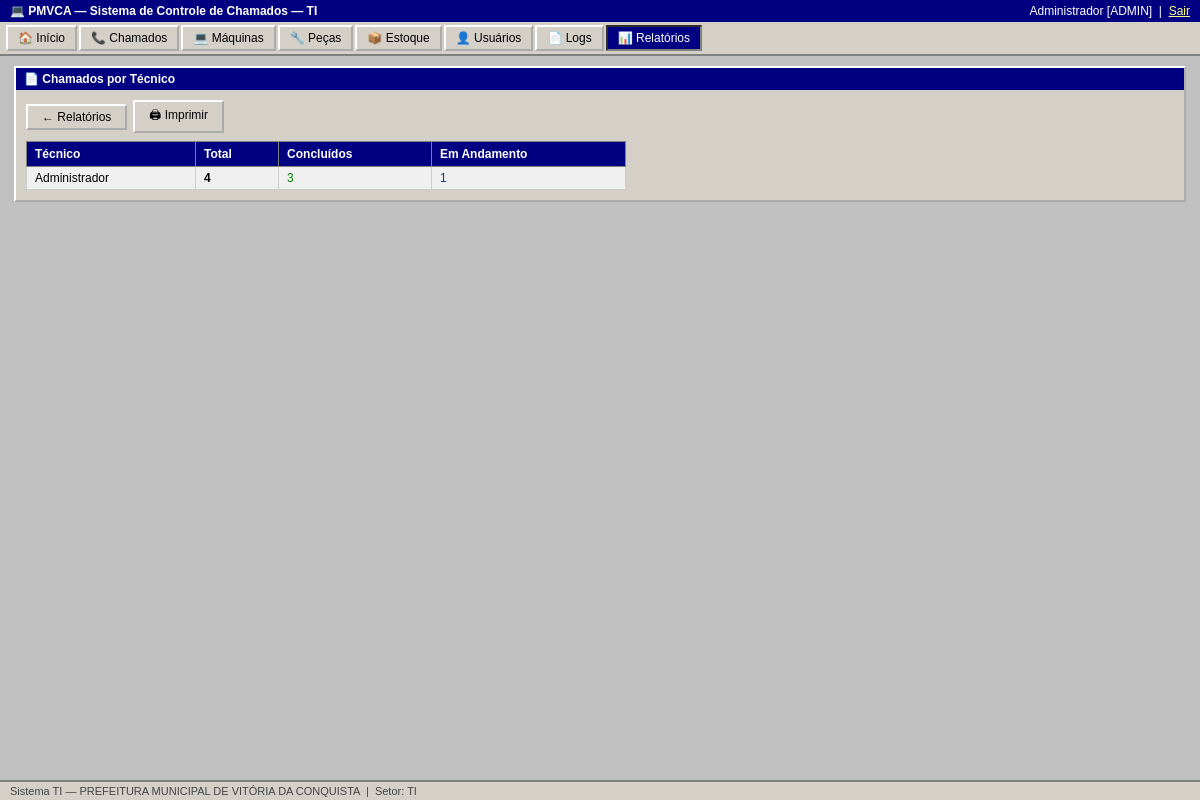
The page /relatorios/por_tecnico (signed in) on the database its author committed.
### tables this page shows
CREATE TABLE usuarios (
        id INTEGER PRIMARY KEY AUTOINCREMENT,
        nome TEXT NOT NULL, cpf TEXT UNIQUE NOT NULL, senha TEXT NOT NULL,
        perfil TEXT NOT NULL DEFAULT 'usuario', setor TEXT NOT NULL,
        ativo INTEGER NOT NULL DEFAULT 1, criado_em TEXT NOT NULL);

### app.py (the view)
@app.route('/relatorios/por_tecnico')
@login_required
def rel_por_tecnico():
    conn = get_db()
    rows = conn.execute("""SELECT t.nome as tecnico_nome, COUNT(*) as total,
        SUM(CASE WHEN c.status='concluido' THEN 1 ELSE 0 END) as concluidos,
        SUM(CASE WHEN c.status='em_andamento' THEN 1 ELSE 0 END) as em_andamento
        FROM chamados c LEFT JOIN usuarios t ON c.tecnico_id=t.id
        WHERE c.tecnico_id IS NOT NULL GROUP BY c.tecnico_id ORDER BY total DESC""").fetchall()
    conn.close()
    return render_template('relatorio_tecnico.html', dados=rows)

### app.py (called while the page is built)
def get_db():
    conn = sqlite3.connect(DB_PATH)
    conn.row_factory = sqlite3.Row
    conn.execute("PRAGMA foreign_keys = ON")
    return conn

def login_required(f):
    @wraps(f)
    def d(*a, **kw):
        if 'usuario_id' not in session:
            return redirect(url_for('login'))
        return f(*a, **kw)
    return d

### templates/relatorio_tecnico.html (shortened to what this page needs)
{% extends 'base.html' %}
{% block content %}
<div class="window">
  <div class="window-title">&#128196; Chamados por Técnico</div>
  <div class="window-body">
    <div class="toolbar">
      <a href="/relatorios" class="btn">&#8592; Relatórios</a>
      <button onclick="window.print()" class="btn">&#128424; Imprimir</button>
    </div>
    <table style="max-width:600px">
      <tr><th>Técnico</th><th>Total</th><th>Concluídos</th><th>Em Andamento</th></tr>
      {% for d in dados %}
      <tr>
        <td>{{ d.tecnico_nome or 'Não atribuído' }}</td>
        <td><strong>{{ d.total }}</strong></td>
        <td style="color:green">{{ d.concluidos }}</td>
        <td style="color:#004085">{{ d.em_andamento }}</td>
      </tr>
      {% else %}
      <tr><td colspan="4" style="text-align:center;padding:10px">Nenhum dado disponível.</td></tr>
      {% endfor %}
    </table>
  </div>
</div>
{% endblock %}

### templates/base.html (shortened to what this page needs)
<!DOCTYPE html>
<html lang="pt-BR">
<head>
<link rel="stylesheet" href="/static/css/style.css">
</head>
<body>
{% if session.usuario_id %}
<div class="topbar">
  <span class="topbar-title">&#128187; PMVCA — Sistema de Controle de Chamados — TI</span>
  <span class="topbar-user">
    {{ session.nome }} [{{ session.perfil|upper }}] &nbsp;|&nbsp;
    <a href="/logout" class="btn-link">Sair</a>
  </span>
</div>
<div class="navbar">
  <a href="/dashboard"  {% if request.path=='/dashboard' %}class="active"{% endif %}>&#127968; Início</a>
  <a href="/chamados"   {% if '/chamados' in request.path %}class="active"{% endif %}>&#128222; Chamados</a>
  <a href="/maquinas"   {% if '/maquinas' in request.path %}class="active"{% endif %}>&#128187; Máquinas</a>
  <a href="/pecas"      {% if '/pecas' in request.path %}class="active"{% endif %}>&#128295; Peças</a>
  <a href="/estoque"    {% if '/estoque' in request.path %}class="active"{% endif %}>&#128230; Estoque</a>
  {% if session.perfil == 'admin' %}
  <a href="/usuarios"   {% if '/usuarios' in request.path %}class="active"{% endif %}>&#128100; Usuários</a>
  <a href="/logs"       {% if '/logs' in request.path %}class="active"{% endif %}>&#128196; Logs</a>
  {% endif %}
  <a href="/relatorios" {% if '/relatorios' in request.path %}class="active"{% endif %}>&#128202; Relatórios</a>
</div>
{% endif %}
<div class="main-content">
{% block content %}{% endblock %}
</div>
<div class="statusbar">
  Sistema TI — PREFEITURA MUNICIPAL DE VITÓRIA DA CONQUISTA
  {% if session.usuario_id %}&nbsp;|&nbsp; Setor: {{ session.setor }}{% endif %}
</div>
</body>
</html>

### static/css/style.css (style rules this page uses)
*, *::before, *::after { box-sizing: border-box; margin: 0; padding: 0; }
body { font-family: Tahoma, Arial, sans-serif; font-size: 13px; background: #c0c0c0; color: #000; min-height: 100vh; display: flex; flex-direction: column; }
.topbar { background: #000080; color: #fff; padding: 4px 10px; display: flex; justify-content: space-between; align-items: center; font-size: 12px; }
.topbar a { color: #ffff80; }
.topbar-title { font-weight: bold; }
.navbar { background: #d4d0c8; border-bottom: 2px solid #808080; padding: 0; display: flex; flex-wrap: wrap; gap: 2px; padding: 3px 6px; }
.navbar a { display: inline-block; padding: 4px 10px; text-decoration: none; color: #000; border: 2px outset #fff; background: #d4d0c8; font-size: 12px; }
.navbar a:hover, .navbar a.active { background: #000080; color: #fff; border: 2px inset #808080; }
.main-content { flex: 1; padding: 10px 14px; }
.statusbar { background: #d4d0c8; border-top: 2px solid #808080; padding: 3px 10px; font-size: 11px; color: #444; }
.window { background: #d4d0c8; border: 2px outset #fff; margin-bottom: 10px; }
.window-title { background: #000080; color: #fff; padding: 4px 8px; font-weight: bold; font-size: 12px; display: flex; align-items: center; gap: 6px; }
.window-body { padding: 10px; }
.btn, button, input[type=submit], input[type=button] { font-family: Tahoma, Arial, sans-serif; font-size: 12px; padding: 4px 14px; background: #d4d0c8; border: 2px outset #fff; cursor: pointer; color: #000; text-decoration: none; display: inline-block; }
.btn-link { color: #ffff80; background: none; border: none; cursor: pointer; text-decoration: underline; padding: 0; }
table { width: 100%; border-collapse: collapse; background: #fff; font-size: 12px; }
th { background: #000080; color: #fff; padding: 5px 8px; text-align: left; border: 1px solid #808080; white-space: nowrap; }
td { padding: 4px 8px; border: 1px solid #ccc; vertical-align: middle; }
tr:nth-child(even) td { background: #f0f0f0; }
a { color: #000080; }
.toolbar { display: flex; gap: 6px; margin-bottom: 8px; flex-wrap: wrap; align-items: center; }

### rows shown on the page
usuarios: nome "Administrador", perfil "ADMIN", total "4", concluidos "3", em_andamento "1"

### other values the page prints
{{ session.setor }} "TI"
